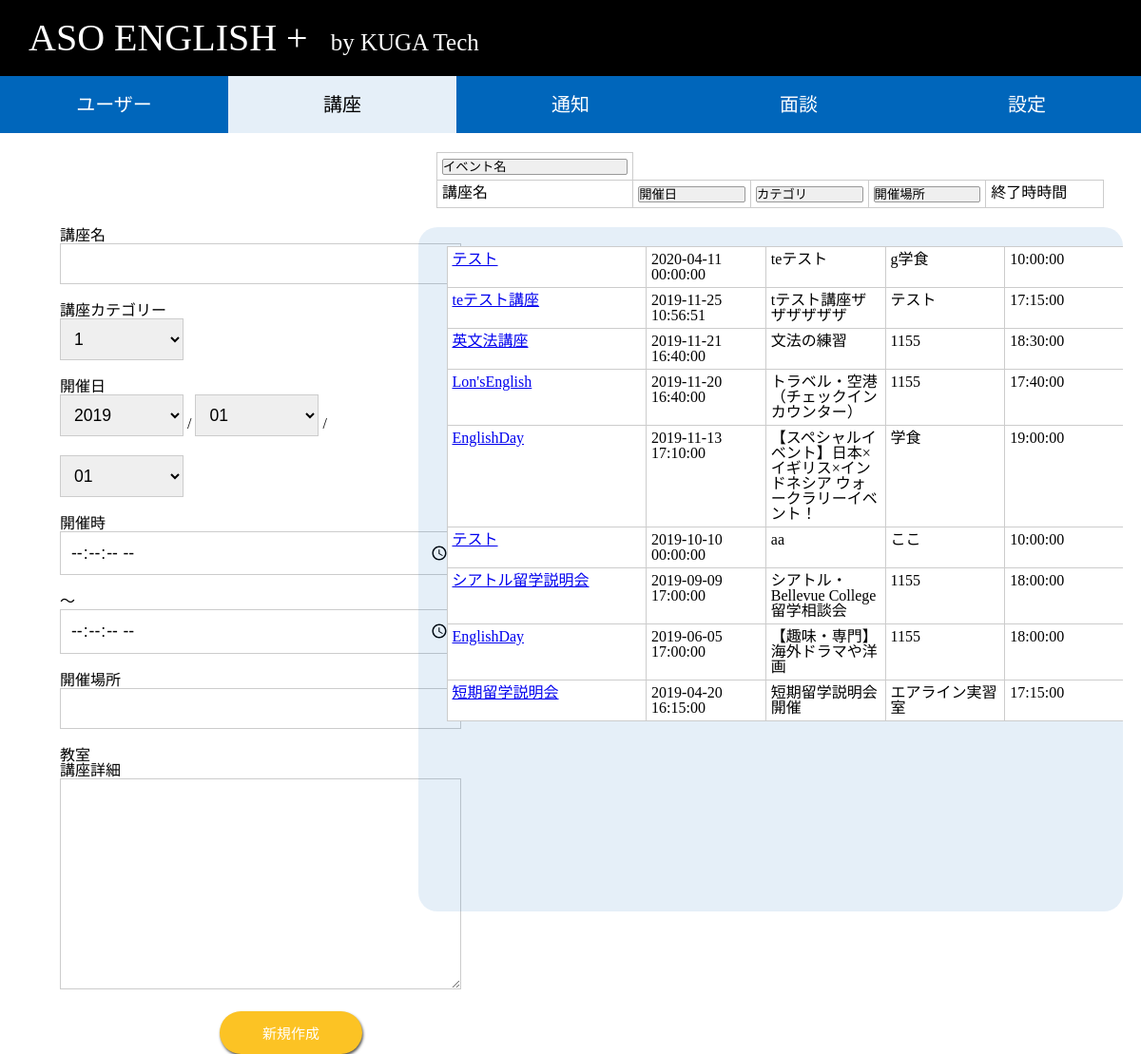
Screenshot of /300_製造/301_WEB側コード/main/course-date_koujun.php with the database file from the repository.
### tables this page shows
CREATE TABLE `course_overview` (
  `course_number` int(11) NOT NULL,
  `course_name` varchar(30) NOT NULL,
  `event_date` datetime NOT NULL,
  `body` varchar(300) NOT NULL,
  `category` int(11) NOT NULL,
  `img_path` varchar(50) DEFAULT NULL,
  `course_creator` int(11) NOT NULL,
  `place` varchar(100) DEFAULT NULL,
  `end_time` time DEFAULT NULL
);

### 300_製造/301_WEB側コード/main/course-date_koujun.php (the view, shortened to what this page needs)
<!DOCTYPE html>
<html lang="ja" xmlns="http://www.w3.org/1999/html">
<head>
    <link rel="stylesheet" href="../css/reset.css">
    <link rel="stylesheet" href="../css/header.css">
    <link rel="stylesheet" href="../css/course-top.css">
</head>
<div>
    <?php include ("../sharedfile/header.php");?>
    <form id="main-content">
        <div class="course-input">
            <dl>
                <form action="../class/course-top_output.php" method='post' name="form">
                    <div class="course-input-content course-input-title">
                        <dt>講座名</dt>
                        <dd><input type="text" name="course_name" required></dd>
                    </div>
                    <div class="course-input-content course-input-category">
                        <dt>講座カテゴリー</dt>
                        <dd>
                            <?php
                            $PDO = new pdo('mysql:host=localhost;dbname=abroad;charset=utf8', 'root','password');
                            $sql = 'select DISTINCT category from course_overview';
                            $category = $PDO->query($sql)
                            ?>
                            <form method='POST' action='course-top.php'>
                                <select name='category'>
                                    <?php
                                    foreach($category as $items){
                                        echo "<option value=".$items['category']. "'>". $items['category']."</option>";
                                    }
                                    ?>
                                </select>
                        </dd>
                    </div>
                    <div class="course-input-content course-input-day">
                        <dt>開催日</dt>
                        <dd>
                            <select name="year">
                                <?php
                                for($i = 2019; $i<=2050; $i++):?>
                                    <option <?php echo  $i;?>><?php echo $i;?></option>
                                <?php endfor;?>
                            </select>
                            /
                            <select name="event_date2">
                                <option>01</option>
                            </select>
                            /
                            <select name="event_date3">
                                <option>01</option>
                            </select>
                        </dd>
                    </div>
                    <div class="course-input-content course-input-time">
                        <dt>開催時</dt>
                        <dd>
                            <input type="time" name="event_time" step="1" required>
                            ～
                            <input type="time" name="end_time" step="1" required>
                        </dd>
                    </div>
                    <div class="course-input-content course-input-venue">
                        <dt>開催場所</dt>
                        <dd><input type="text" name="place" required>教室</dd>
                    </div>
                    <div class="course-input-content course-input-explanation">
                        <dt>講座詳細</dt>
                        <textarea name="body" required></textarea>
                    </div>
            </dl>
            <input type='submit' value='新規作成' class="button-create">
        </div>
</div>
<div class="course-list" >
    <table class="tablecategory">
        <tr>
            <td>
                <select name="refine">
                    <option value="">イベント名</option>
                </select>
            </td>
        </tr>
        <tr>
            <td>
                講座名
            </td>
            <td>
                <select name="pullMenu" onChange="screenChange()">
                    <option value="">開催日</option>
                </select>
            </td>
            <td>
                <select>
                    <option value="">カテゴリ</option>
                </select>
            </td>
            <td>
                <select>
                    <option value="">開催場所</option>
                </select>
            </td>
            <td>
                終了時時間
            </td>
        </tr>
    </table>
    <div class="box">
        <table class="tablebody">
            <?php
            $PDO = new pdo('mysql:host=localhost;dbname=abroad;charset=utf8', 'root','password');
            foreach ($PDO->query('select * from course_overview order by event_date desc ') as $row) {
                echo "<form action='course-top.php' method='post'>";
                echo '<tr>';
                echo '<td>';
                echo '<a href="course-update.php">',$row["course_name"];
                echo '</a>';
                echo '</td>';
                echo '<td>';
                echo $row['event_date'];
                echo '</td>';
                echo '<td>';
                echo $row['body'];
                echo '</td>';
                echo '<td>';
                echo $row['place'];
                echo '</td>';
                echo '<td>';
                echo $row['end_time'];
                echo '</tr>';
                echo "</form>";
            }
            ?>
        </table>
    </div>
</div>
</body>
</html>

### 300_製造/301_WEB側コード/sharedfile/header.php
<header id="site_heder">
    <div id="header">
        <span id="header-first">ASO ENGLISH +</span>
        <span id="header-last">by KUGA Tech</span>
    </div>
    <nav>
        <ul class="main-header">
            <li id="header-1"><a href="../main/user.php">ユーザー</a></li>
            <li id="header-2"><a href="../main/course-top.php">講座</a></li>
            <li id="header-3"><a href="../main/notification.php">通知</a></li>
            <li id="header-4"><a href="../main/interview.php">面談</a></li>
            <li id="header-5"><a href="../main/setting_top.php">設定</a></li>
        </ul>
    </nav>
</header>

### 300_製造/301_WEB側コード/css/header.css (style rules this page uses)
#header { width: 100%; height: 80px; background-color: black; color: white; }
#header-first { display: inline-block; margin-left: 30px; padding-top: 20px; font-size: 40px; }
#header-last { display: inline-block; margin-left: 20px; font-size:25px; }
.main-header { display:table; table-layout:fixed; width:100%; height:60px; font-size: 20px; }
.main-header li { display:table-cell; vertical-align:middle; text-align:center; background-color:#0066BB; color: white; }
.main-header li:first-child { border:none; }
.main-header li a { display:block; text-decoration:none; color:white; }

### 300_製造/301_WEB側コード/css/course-top.css (style rules this page uses)
#header-2 { background: rgba(0,102,187,0.1) !important; }
#header-2 a { color: black !important; }
.course-input { width: 35%; float: left; }
.course-input-content { width: 70%; margin-left: auto; margin-right: auto; }
.course-input-content input { width: 100%; border:0; padding:10px; font-size:1.1em; font-family:Arial, sans-serif; border:solid 1px #ccc; margin:0 0 20px; width:400px; }
.course-input-content select { width: 100%; border:0; padding:10px; font-size:1.1em; font-family:Arial, sans-serif; border:solid 1px #ccc; margin:0 0 20px; width:130px; }
.course-input-content textarea { width: 100%; border:0; padding:10px; font-size:1.1em; font-family:Arial, sans-serif; border:solid 1px #ccc; margin:0 0 20px; width:400px; height: 200px; }
.course-input-title { margin-top: 100px; }
.course-list { width: 65%; float: right; }
.tablecategory { margin-top: 20px; width: 90%; margin-left: auto; margin-right: auto; }
table { width: 90%; margin-left: auto; margin-right: auto; }
td { border: solid 1px #cccccc; padding: 5px; text-align: left; }
td:nth-child(1) { width: 25%; }
td:nth-child(2) { width: 15%; }
td:nth-child(3) { width: 15%; }
td:nth-child(4) { width: 15%; }
td:nth-child(5) { width: 15%; }
td:nth-child(6) { width: 15%; }
table select { width: 100%; border: 1px solid #999; -webkit-appearance: none; border-radius: 2px; }
.box { display: block; width: 95%; margin-left: auto; margin-right: auto; margin-top: 20px; height: 45em; background: rgba(0,102,187,0.1); border-radius: 20px; overflow-y: scroll; overflow-x: hidden; }
.tablebody { width: 96.3%; margin-left: 30px; margin-top: 20px; background: white; }
.button-create { position: relative; left: 55%; background: #FCC324; color: white; width: 10em; height: 3em; border-radius: 25px; font-size: 15px; border: none; box-shadow: 1px 2px 3px #555555; }

### rows the page displays
course_overview: course_name "テスト", event_date "2020-04-11 00:00:00", body "teテスト", place "g学食", end_time "10:00:00"
course_overview: course_name "teテスト講座", event_date "2019-11-25 10:56:51", body "tテスト講座ザザザザザザ", place "テスト", end_time "17:15:00"
course_overview: course_name "英文法講座", event_date "2019-11-21 16:40:00", body "文法の練習", place "1155", end_time "18:30:00"
course_overview: course_name "Lon'sEnglish", event_date "2019-11-20 16:40:00", body "トラベル・空港（チェックインカウンター）", place "1155", end_time "17:40:00"
course_overview: course_name "EnglishDay", event_date "2019-11-13 17:10:00", body "【スペシャルイベント】日本×イギリス×インドネシア ウォークラリーイベント！", place "学食", end_time "19:00:00"
course_overview: course_name "テスト", event_date "2019-10-10 00:00:00", body "aa", place "ここ", end_time "10:00:00"
course_overview: course_name "シアトル留学説明会", event_date "2019-09-09 17:00:00", body "シアトル・Bellevue College 留学相談会", place "1155", end_time "18:00:00"
course_overview: course_name "EnglishDay", event_date "2019-06-05 17:00:00", body "【趣味・専門】海外ドラマや洋画", place "1155", end_time "18:00:00"
course_overview: course_name "短期留学説明会", event_date "2019-04-20 16:15:00", body "短期留学説明会開催", place "エアライン実習室", end_time "17:15:00"

### other values shown
form field category "1"
form field year "2019"
